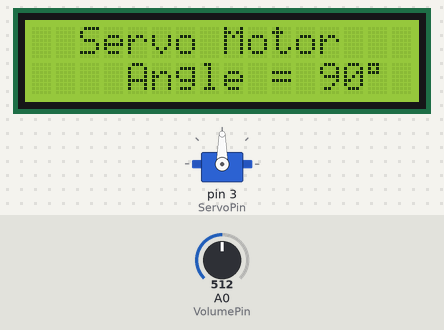
Recording of a sketch running on a simulated Arduino Uno, built with avr-gcc and run on an emulated ATmega328P. Shown: 16×2 character LCD, servo. The test bench sets the inputs (shaded band); at power-on: A0 (VolumePin) = 512. What the sketch prints to the serial monitor is not drawn.

Above: at 1.2 s.
1.3 s: A0 (VolumePin) set to 716
At 1.77 s:
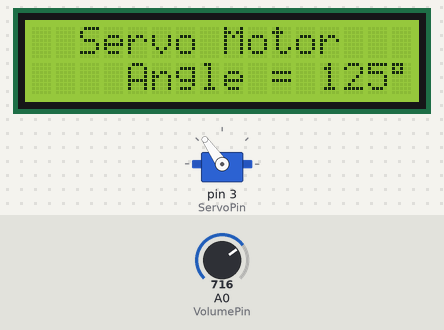
3.9 s: A0 (VolumePin) set to 900
At 4.19 s:
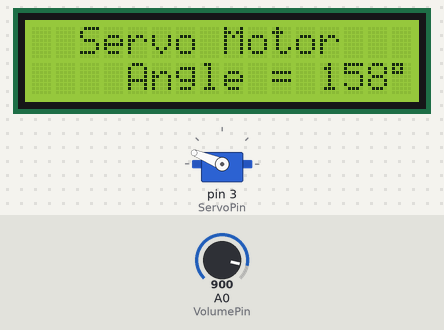
6.3 s: A0 (VolumePin) set to 1023
At 6.6 s:
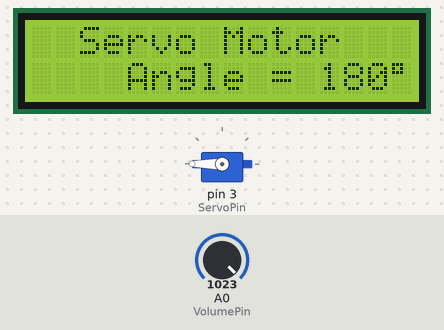
8.8 s: A0 (VolumePin) set to 306
At 9.25 s:
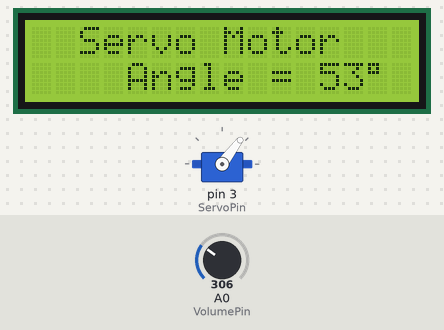
11.4 s: A0 (VolumePin) set to 122
At 11.66 s:
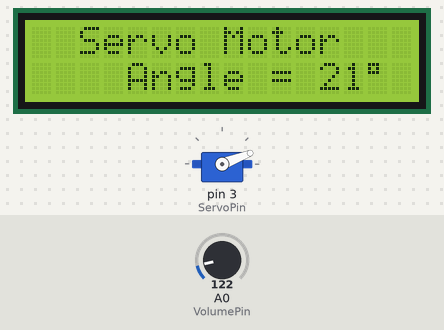
13.8 s: A0 (VolumePin) set to 0
At 14.06 s:
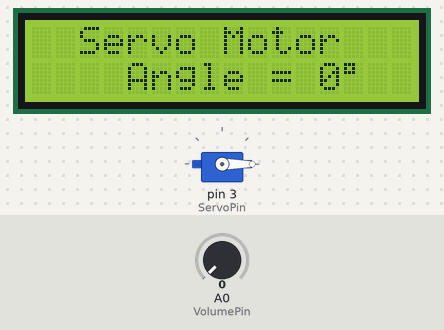
Timing chart, 0 to 16.8 s (numbered marks = the images above; inputs shaded):
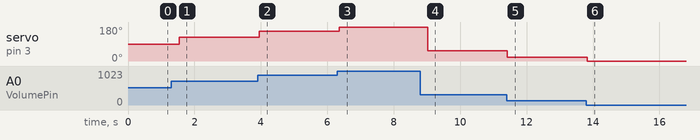

The sketch:

dat05_motorLCD.ino
```cpp
#include <LiquidCrystal_I2C.h>
#include <Servo.h>

#define ServoPin 3
Servo servo;
LiquidCrystal_I2C lcd(0x27, 16, 2);

#define VolumePin A0

int Angle = 0;

void setup(){
  Serial.begin(9600);
  lcd.init();
  lcd.backlight();
  servo.attach(ServoPin);
  lcd.setCursor(1, 0);
  lcd.print("Servo Motor");
}

void loop(){
  int Volume = analogRead(VolumePin);
  Angle = map(Volume, 0, 1023, 0, 180);
  servo.write(Angle);
  delay(15);

  Display(Angle);
}

void Display(int Angle) {
  Serial.print("Angle = ");
  Serial.println(Angle);

  lcd.setCursor(2, 0);
  lcd.print("Servo Motor");
  lcd.setCursor(4, 1);
  lcd.print("Angle = ");
  lcd.print(String(Angle) + char(0xdf));
  delay(200);
  lcd.clear();
}
```

Measured:
- after the input at 1.3 s, servo on pin 3 (ServoPin): 90° → 125° after 0.24 s; the display: first differs from a run without the input after 0.26 s (image 1)
- after the input at 3.9 s, servo on pin 3 (ServoPin): 125° → 158° after 0.05 s; the display: first differs from a run without the input after 0.07 s (image 2)
- after the input at 6.3 s, servo on pin 3 (ServoPin): 158° → 180° after 0.07 s; the display: first differs from a run without the input after 0.08 s (image 3)
- after the input at 8.8 s, servo on pin 3 (ServoPin): 180° → 53° after 0.22 s; the display: changes after 0.24 s (image 4)
- after the input at 11.4 s, servo on pin 3 (ServoPin): 53° → 21° at once; the display: first differs from a run without the input at once (image 5)
- after the input at 13.8 s, servo on pin 3 (ServoPin): 21° → 0° at once; the display: first differs from a run without the input after 0.05 s (image 6)
- what the display in image 0 shows lasts 0.5 s, from 0.8 s to 1.3 s
